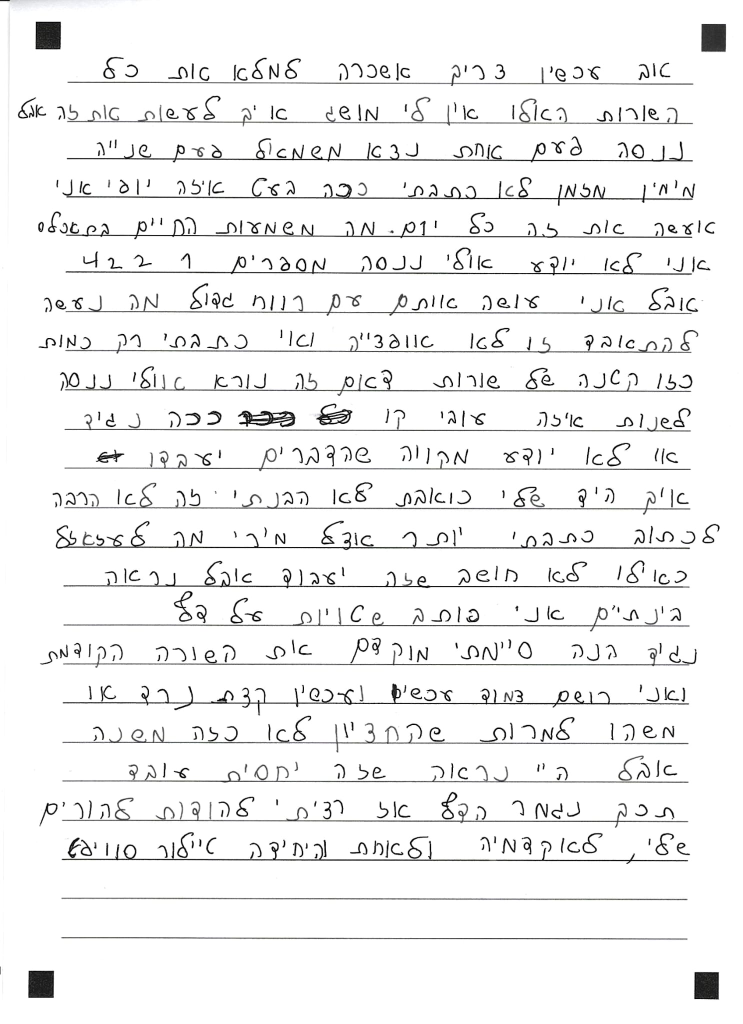
#> input picture whole image/WhatsApp Image 2026-04-13 at 12.40.53.jpeg, 1486 x 2048 px (shown at 1/2 size)
$ python -i extract_baseline_continous.py   (imports and definitions only)
#> lines starting #> are read from the running program, lines starting #| are printed output that depends on the picture; after the words box and inside, x2 and y2 are one past the last pixel; in counts of white or black regions, pixels touching at a corner belong together
#> further down, picture is the input picture: shape (2048, 1486, 3); mean B, G, R 242.1, 242.1, 242.1
import cv2
import numpy as np
import pandas as pd
from pathlib import Path
import argparse
import re

# [6 lines left out: function extract_file_id, not called in this run]

def calculate_position_score(img: np.ndarray) -> float:
    # core logic: Calculates vertical position relative to the baseline.
    # Returns a score between 0.0 (Cutting the line) and 1.0 (Floating above).

    if len(img.shape) == 3:
        gray = cv2.cvtColor(img, cv2.COLOR_BGR2GRAY)
    else:
        gray = img

    # Otsu's thresholding to create binary image
    _, thresh = cv2.threshold(gray, 0, 255, cv2.THRESH_BINARY_INV + cv2.THRESH_OTSU)
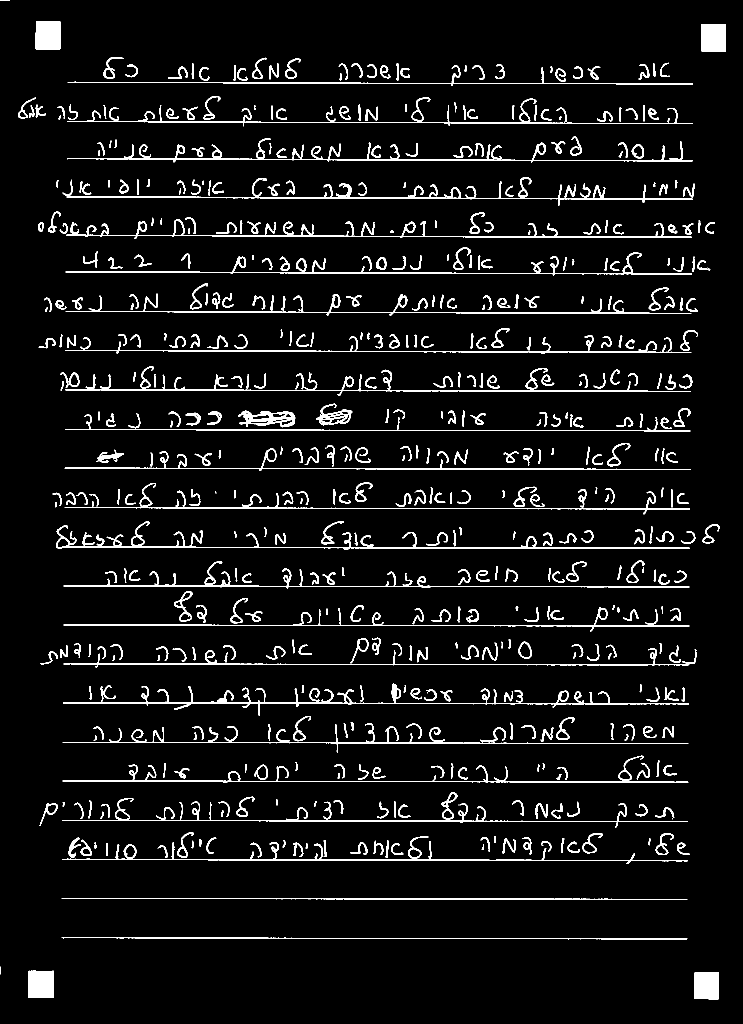
#> thresh: shape (2048, 1486) (shown at 1/2 size); 5.9% white; 584 white regions (8 under 20 px), largest, box (x1, y1, x2, y2) and area: (126, 1367, 1378, 1431) 5879, (134, 277, 1386, 325) 5300, (112, 1042, 1380, 1100) 5029
    img_h, img_w = thresh.shape
#> img_h = 2048; img_w = 1486

    # Define a wide horizontal kernel to detect only the ruled lines (ignoring text)
    min_line_width = int(img_w * 0.3)
#> min_line_width = 445
    horizontal_kernel = cv2.getStructuringElement(cv2.MORPH_RECT, (min_line_width, 1))

    # Morphological opening to isolate horizontal lines
    detected_lines_map = cv2.morphologyEx(thresh, cv2.MORPH_OPEN, horizontal_kernel, iterations=1)
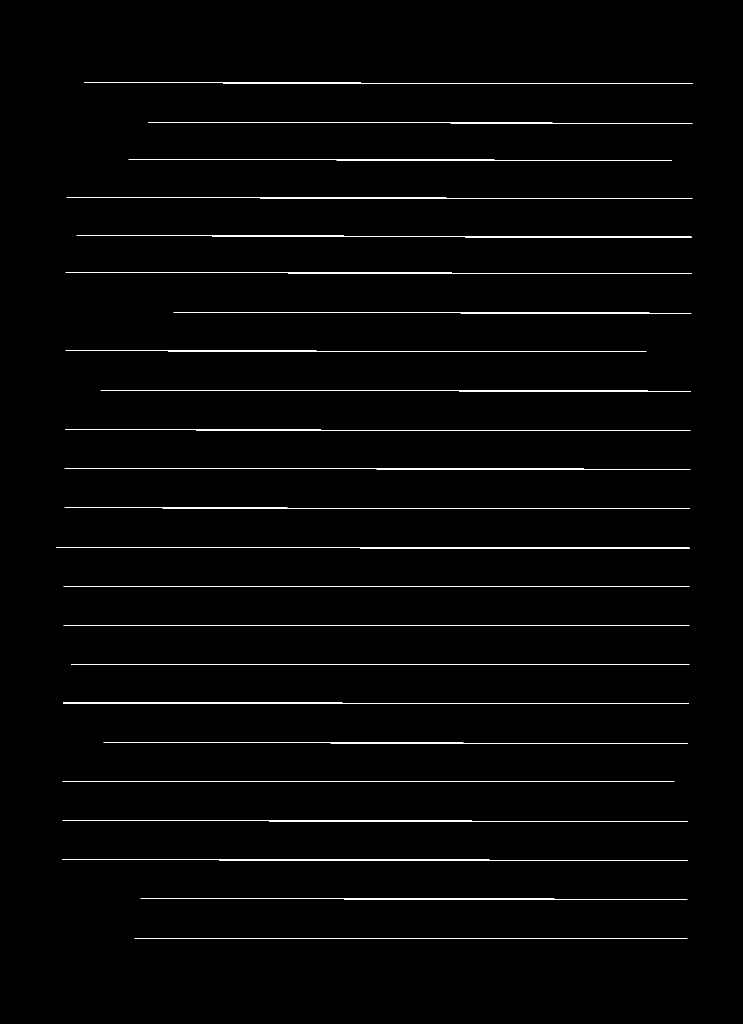
#> detected_lines_map: shape (2048, 1486) (shown at 1/2 size); 1.4% white in thin lines or dots, all inside (x1, y1, x2, y2) = (112, 165, 1386, 1878)

    cnts_lines, _ = cv2.findContours(detected_lines_map, cv2.RETR_EXTERNAL, cv2.CHAIN_APPROX_SIMPLE)
#> cnts_lines = 23 contours; largest, box (x1, y1, x2, y2) and area: (126, 1405, 1378, 1408) 1156, (133, 394, 1385, 398) 1151, (153, 471, 1384, 475) 1138, (112, 1094, 1380, 1097) 1128, (131, 544, 1384, 548) 1078

    if not cnts_lines:
        return None

    valid_lines = []
    for c in cnts_lines:
        x, y, w, h = cv2.boundingRect(c)
        # Filter out lines that are too close to the top/bottom borders (noise)
        if y > 10 and y < img_h - 10:
            valid_lines.append(c)
#> this loop made 23 passes
#> (x, y, w, h) on passes 1 to 12: (269, 1876, 1106, 2), (281, 1797, 1094, 2), (124, 1719, 1252, 3), (125, 1641, 1251, 2), (125, 1562, 1224, 2), (207, 1485, 1169, 2), (126, 1405, 1252, 3), (142, 1328, 1237, 2), (127, 1250, 1252, 2), (127, 1172, 1252, 2), (112, 1094, 1268, 3), (129, 1015, 1251, 3)
#> after the loop, valid_lines has the same summary as cnts_lines

    if not valid_lines:
        valid_lines = [max(cnts_lines, key=cv2.contourArea)]

    # Subtract the detected lines from original binary to get only the handwriting
    text_only = cv2.subtract(thresh, detected_lines_map)
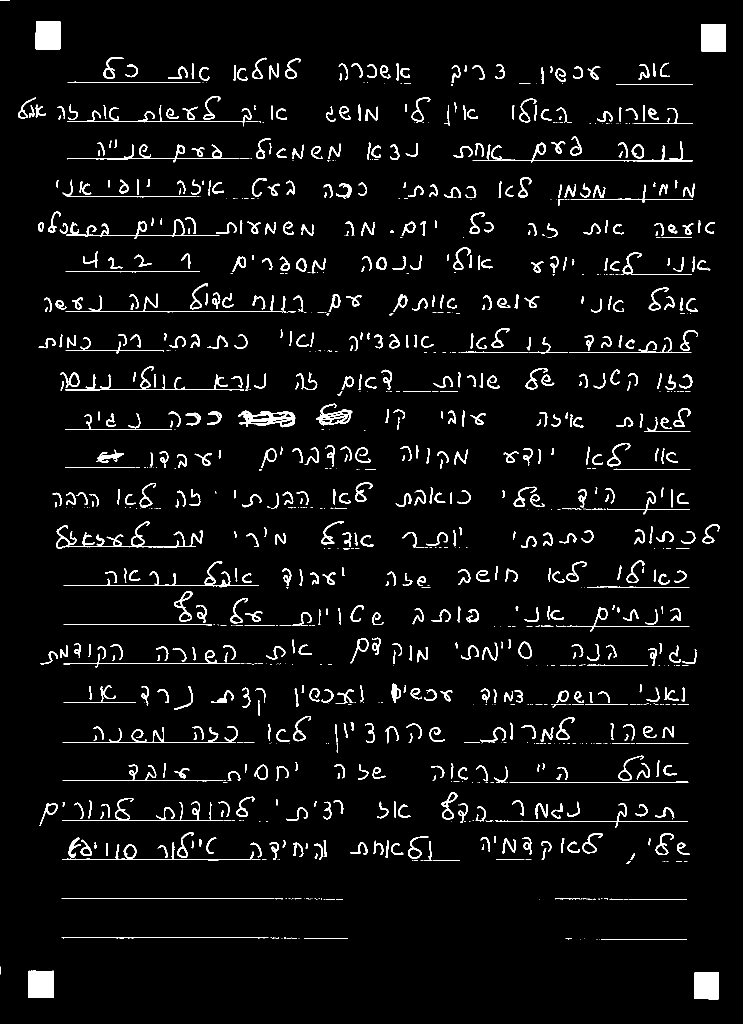
#> text_only: shape (2048, 1486) (shown at 1/2 size); 4.5% white; 1321 white regions (569 under 20 px), largest, box (x1, y1, x2, y2) and area: (71, 43, 122, 99) 2811, (57, 1941, 108, 1996) 2761, (1403, 48, 1452, 104) 2694

    # Clean small noise
    kernel_clean = cv2.getStructuringElement(cv2.MORPH_RECT, (2, 2))
    text_only = cv2.morphologyEx(text_only, cv2.MORPH_OPEN, kernel_clean)
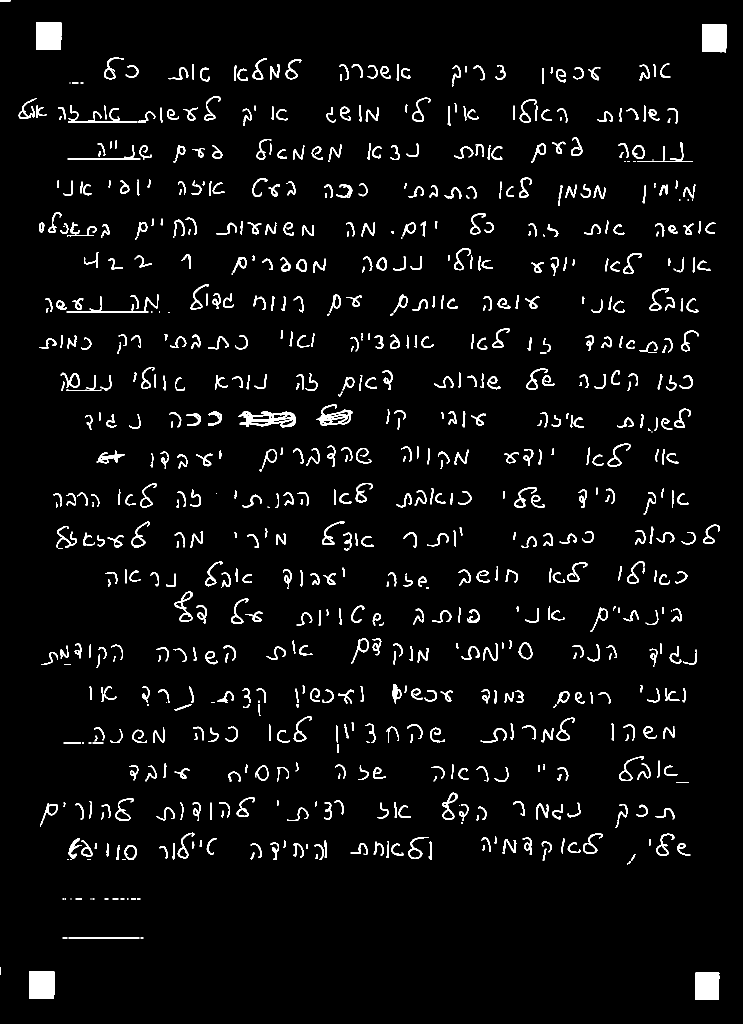
#> text_only: shape (2048, 1486) (shown at 1/2 size); 4% white; 822 white regions (79 under 20 px)

    cnts_text, _ = cv2.findContours(text_only, cv2.RETR_EXTERNAL, cv2.CHAIN_APPROX_SIMPLE)
#> cnts_text = 822 contours, 121 with area under 20; largest, box (x1, y1, x2, y2) and area: (72, 44, 123, 100) 2706, (58, 1942, 109, 1997) 2654, (1404, 49, 1453, 105) 2590, (1390, 1945, 1439, 2000) 2518, (477, 822, 592, 855) 2426

    text_bottoms = []
    text_centers_y = []

    for c in cnts_text:
        if cv2.contourArea(c) < 15:
            continue

        tx, ty, tw, th = cv2.boundingRect(c)
        text_bottoms.append(ty + th)
        text_centers_y.append(ty + th/2)
#> this loop made 822 passes
#> (tx, ty, tw, th) on passes 1, 2, 5: (1390, 1945, 49, 55), (58, 1942, 51, 55), (137, 1875, 142, 3)
#> after the loop, text_bottoms = 730 values, max 2000 at index 0, min 3 at index 729, mean 928.9; text_centers_y = 730 values, max 1972.5 at index 0, min 1.5 at index 729, mean 916

    if not text_bottoms:
        return 1.0

    # Use Median to determine text baseline position, ignoring outliers like descending letters ('ן', 'ך')
    median_text_bottom = np.median(text_bottoms)
#> median_text_bottom = 923.5
    avg_text_y = np.mean(text_centers_y)
#> avg_text_y = 916

    best_line_y = 0
    min_dist_to_line = 99999

    # Identify which ruled line the text belongs to (closest line to text center)
    for line_c in valid_lines:
        lx, ly, lw, lh = cv2.boundingRect(line_c)
        current_line_y = ly

        dist = abs(current_line_y - avg_text_y)
        if dist < min_dist_to_line:
            min_dist_to_line = dist
            best_line_y = current_line_y
#> this loop made 23 passes
#> (lx, ly, lw, lh, current_line_y, dist, min_dist_to_line, best_line_y) on passes 1 to 12: (269, 1876, 1106, 2, 1876, 960, 960, 1876), (281, 1797, 1094, 2, 1797, 881, 881, 1797), (124, 1719, 1252, 3, 1719, 803, 803, 1719), (125, 1641, 1251, 2, 1641, 725, 725, 1641), (125, 1562, 1224, 2, 1562, 646, 646, 1562), (207, 1485, 1169, 2, 1485, 569, 569, 1485), (126, 1405, 1252, 3, 1405, 489, 489, 1405), (142, 1328, 1237, 2, 1328, 412, 412, 1328), (127, 1250, 1252, 2, 1250, 334, 334, 1250), (127, 1172, 1252, 2, 1172, 256, 256, 1172), (112, 1094, 1268, 3, 1094, 178, 178, 1094), (129, 1015, 1251, 3, 1015, 99.03, 99.03, 1015)
#> (lx, ly, lw, lh, current_line_y, dist) on passes 14 to 19: (130, 859, 1251, 3, 859, 56.97), (201, 780, 1181, 3, 780, 136), (131, 701, 1162, 3, 701, 215), (347, 624, 1036, 3, 624, 292), (131, 544, 1253, 4, 544, 372), (153, 471, 1231, 4, 471, 445)
#> after the loop, best_line_y = 936; min_dist_to_line = 20.03

    # Calculate distance: Positive = Above line, Negative = Below line
    distance = best_line_y - median_text_bottom
#> distance = 12.5

    # Sensitivity factor: determines the pixel range that maps to the 0-1 score
    SENSITIVITY = 60.0

    # Normalize score: 0.5 represents text sitting exactly on the line
    raw_score = 0.5 + (distance / SENSITIVITY)
#> raw_score = 0.708

    # Clip result to strict 0.0 - 1.0 range
    final_score = max(0.0, min(1.0, raw_score))
#> final_score = 0.708

    return final_score

# [87 lines left out: functions process_images_for_position, main, not called in this run]

# [2 lines not run here, left out]

>>> import cv2
>>> picture = cv2.imread('../whole image/WhatsApp Image 2026-04-13 at 12.40.53.jpeg')
>>> result = calculate_position_score(picture)
#> result = 0.708
